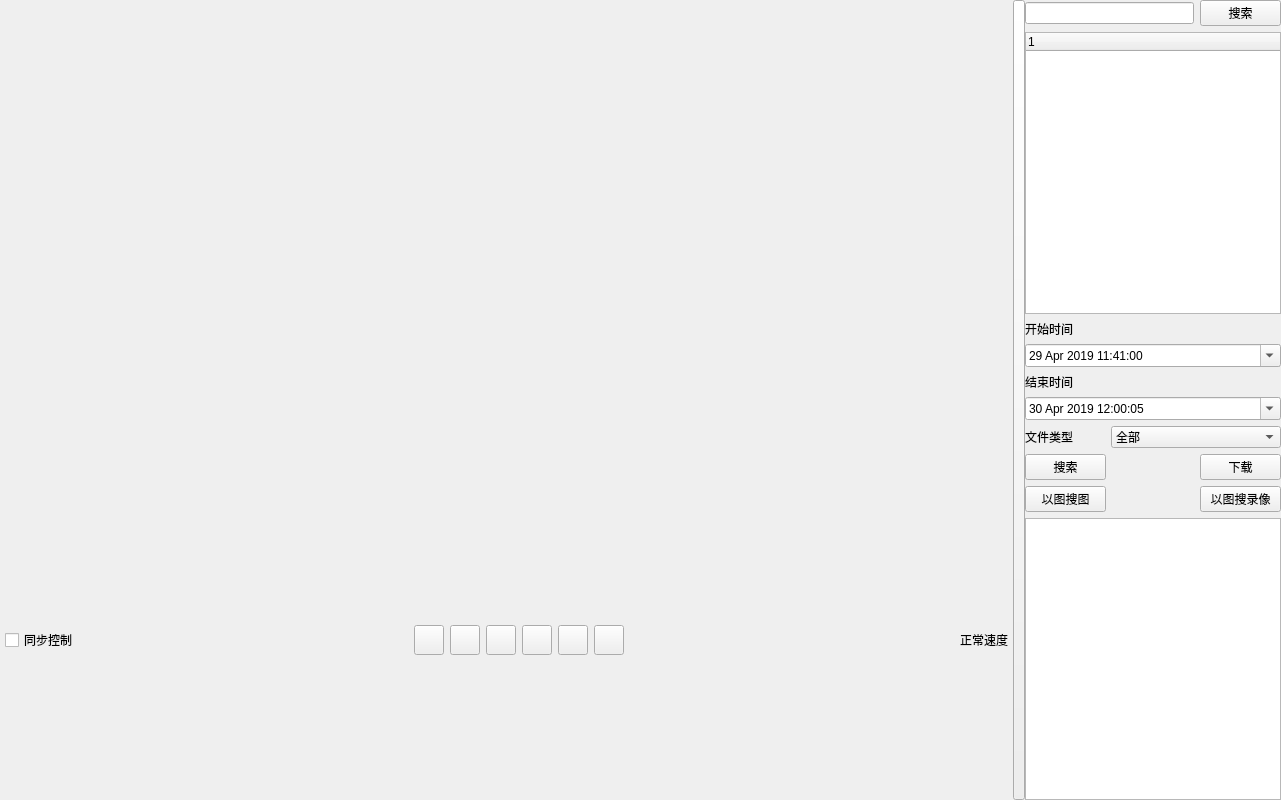
<?xml version="1.0" encoding="UTF-8"?>
<ui version="4.0">
 <class>videoPlayback</class>
 <widget class="QWidget" name="videoPlayback">
  <property name="geometry">
   <rect>
    <x>0</x>
    <y>0</y>
    <width>1281</width>
    <height>800</height>
   </rect>
  </property>
  <property name="sizePolicy">
   <sizepolicy hsizetype="Minimum" vsizetype="Minimum">
    <horstretch>0</horstretch>
    <verstretch>0</verstretch>
   </sizepolicy>
  </property>
  <property name="minimumSize">
   <size>
    <width>1281</width>
    <height>675</height>
   </size>
  </property>
  <property name="windowTitle">
   <string>videoPlayback</string>
  </property>
  <layout class="QGridLayout" name="gridLayout_2">
   <property name="leftMargin">
    <number>0</number>
   </property>
   <property name="topMargin">
    <number>0</number>
   </property>
   <property name="rightMargin">
    <number>0</number>
   </property>
   <property name="bottomMargin">
    <number>0</number>
   </property>
   <property name="spacing">
    <number>0</number>
   </property>
   <item row="0" column="2">
    <widget class="QWidget" name="widge_Main" native="true">
     <property name="sizePolicy">
      <sizepolicy hsizetype="Preferred" vsizetype="Expanding">
       <horstretch>0</horstretch>
       <verstretch>0</verstretch>
      </sizepolicy>
     </property>
     <layout class="QGridLayout" name="gridLayout_4">
      <property name="leftMargin">
       <number>0</number>
      </property>
      <property name="topMargin">
       <number>0</number>
      </property>
      <property name="rightMargin">
       <number>0</number>
      </property>
      <property name="bottomMargin">
       <number>0</number>
      </property>
      <item row="0" column="0">
       <layout class="QGridLayout" name="gridLayout_main">
        <property name="spacing">
         <number>0</number>
        </property>
       </layout>
      </item>
     </layout>
    </widget>
   </item>
   <item row="2" column="2">
    <widget class="QWidget" name="VideoTimeLineBackFrame" native="true">
     <property name="minimumSize">
      <size>
       <width>0</width>
       <height>140</height>
      </size>
     </property>
     <property name="maximumSize">
      <size>
       <width>16777215</width>
       <height>140</height>
      </size>
     </property>
     <layout class="QGridLayout" name="gridLayout_3">
      <property name="leftMargin">
       <number>0</number>
      </property>
      <property name="topMargin">
       <number>0</number>
      </property>
      <property name="rightMargin">
       <number>3</number>
      </property>
      <property name="bottomMargin">
       <number>0</number>
      </property>
      <property name="spacing">
       <number>0</number>
      </property>
      <item row="0" column="0">
       <layout class="QHBoxLayout" name="hLayout">
        <property name="spacing">
         <number>0</number>
        </property>
       </layout>
      </item>
     </layout>
    </widget>
   </item>
   <item row="1" column="2">
    <layout class="QHBoxLayout" name="horizontalLayout">
     <property name="leftMargin">
      <number>5</number>
     </property>
     <property name="topMargin">
      <number>5</number>
     </property>
     <property name="rightMargin">
      <number>5</number>
     </property>
     <property name="bottomMargin">
      <number>5</number>
     </property>
     <item>
      <widget class="QCheckBox" name="m_chkReplay">
       <property name="text">
        <string>同步控制</string>
       </property>
      </widget>
     </item>
     <item>
      <spacer name="horizontalSpacer">
       <property name="orientation">
        <enum>Qt::Horizontal</enum>
       </property>
       <property name="sizeHint" stdset="0">
        <size>
         <width>40</width>
         <height>20</height>
        </size>
       </property>
      </spacer>
     </item>
     <item>
      <widget class="QPushButton" name="btnPlay">
       <property name="minimumSize">
        <size>
         <width>30</width>
         <height>30</height>
        </size>
       </property>
       <property name="maximumSize">
        <size>
         <width>30</width>
         <height>30</height>
        </size>
       </property>
       <property name="styleSheet">
        <string notr="true"/>
       </property>
       <property name="text">
        <string/>
       </property>
       <property name="icon">
        <iconset resource="res.qrc">
         <normaloff>:/res/images/b_play.png</normaloff>:/res/images/b_play.png</iconset>
       </property>
       <property name="iconSize">
        <size>
         <width>25</width>
         <height>25</height>
        </size>
       </property>
      </widget>
     </item>
     <item>
      <widget class="QPushButton" name="btnStop">
       <property name="sizePolicy">
        <sizepolicy hsizetype="Minimum" vsizetype="Fixed">
         <horstretch>0</horstretch>
         <verstretch>0</verstretch>
        </sizepolicy>
       </property>
       <property name="minimumSize">
        <size>
         <width>30</width>
         <height>30</height>
        </size>
       </property>
       <property name="maximumSize">
        <size>
         <width>30</width>
         <height>30</height>
        </size>
       </property>
       <property name="styleSheet">
        <string notr="true"/>
       </property>
       <property name="text">
        <string/>
       </property>
       <property name="icon">
        <iconset resource="res.qrc">
         <normaloff>:/res/images/b_stop.png</normaloff>:/res/images/b_stop.png</iconset>
       </property>
       <property name="iconSize">
        <size>
         <width>25</width>
         <height>25</height>
        </size>
       </property>
      </widget>
     </item>
     <item>
      <widget class="QPushButton" name="btnPre">
       <property name="minimumSize">
        <size>
         <width>30</width>
         <height>30</height>
        </size>
       </property>
       <property name="maximumSize">
        <size>
         <width>30</width>
         <height>30</height>
        </size>
       </property>
       <property name="styleSheet">
        <string notr="true"/>
       </property>
       <property name="text">
        <string/>
       </property>
       <property name="icon">
        <iconset resource="res.qrc">
         <normaloff>:/res/images/b_pre.png</normaloff>:/res/images/b_pre.png</iconset>
       </property>
       <property name="iconSize">
        <size>
         <width>25</width>
         <height>25</height>
        </size>
       </property>
      </widget>
     </item>
     <item>
      <widget class="QPushButton" name="btnNext">
       <property name="minimumSize">
        <size>
         <width>30</width>
         <height>30</height>
        </size>
       </property>
       <property name="maximumSize">
        <size>
         <width>30</width>
         <height>30</height>
        </size>
       </property>
       <property name="styleSheet">
        <string notr="true"/>
       </property>
       <property name="text">
        <string/>
       </property>
       <property name="icon">
        <iconset resource="res.qrc">
         <normaloff>:/res/images/b_next.png</normaloff>:/res/images/b_next.png</iconset>
       </property>
       <property name="iconSize">
        <size>
         <width>25</width>
         <height>25</height>
        </size>
       </property>
      </widget>
     </item>
     <item>
      <widget class="QPushButton" name="btnShear">
       <property name="minimumSize">
        <size>
         <width>30</width>
         <height>30</height>
        </size>
       </property>
       <property name="maximumSize">
        <size>
         <width>30</width>
         <height>30</height>
        </size>
       </property>
       <property name="styleSheet">
        <string notr="true"/>
       </property>
       <property name="text">
        <string/>
       </property>
       <property name="icon">
        <iconset resource="res.qrc">
         <normaloff>:/res/images/b_cut.png</normaloff>:/res/images/b_cut.png</iconset>
       </property>
       <property name="iconSize">
        <size>
         <width>25</width>
         <height>25</height>
        </size>
       </property>
      </widget>
     </item>
     <item>
      <widget class="QPushButton" name="btnVoice">
       <property name="minimumSize">
        <size>
         <width>30</width>
         <height>30</height>
        </size>
       </property>
       <property name="maximumSize">
        <size>
         <width>30</width>
         <height>30</height>
        </size>
       </property>
       <property name="styleSheet">
        <string notr="true"/>
       </property>
       <property name="text">
        <string/>
       </property>
       <property name="icon">
        <iconset resource="res.qrc">
         <normaloff>:/res/images/voiceClose.png</normaloff>:/res/images/voiceClose.png</iconset>
       </property>
       <property name="iconSize">
        <size>
         <width>25</width>
         <height>25</height>
        </size>
       </property>
      </widget>
     </item>
     <item>
      <spacer name="horizontalSpacer_2">
       <property name="orientation">
        <enum>Qt::Horizontal</enum>
       </property>
       <property name="sizeHint" stdset="0">
        <size>
         <width>40</width>
         <height>20</height>
        </size>
       </property>
      </spacer>
     </item>
     <item>
      <widget class="QLabel" name="label_Speed">
       <property name="text">
        <string>正常速度</string>
       </property>
      </widget>
     </item>
    </layout>
   </item>
   <item row="0" column="4" rowspan="3">
    <widget class="QWidget" name="widge_Search" native="true">
     <property name="maximumSize">
      <size>
       <width>270</width>
       <height>16777215</height>
      </size>
     </property>
     <layout class="QGridLayout" name="gridLayout">
      <property name="leftMargin">
       <number>0</number>
      </property>
      <property name="topMargin">
       <number>0</number>
      </property>
      <property name="rightMargin">
       <number>0</number>
      </property>
      <property name="bottomMargin">
       <number>0</number>
      </property>
      <item row="0" column="0" colspan="2">
       <widget class="QLineEdit" name="lineEdit_Search"/>
      </item>
      <item row="0" column="2">
       <widget class="QPushButton" name="btnSearchIP">
        <property name="text">
         <string>搜索</string>
        </property>
        <property name="icon">
         <iconset resource="res.qrc">
          <normaloff>:/res/SoftIcon/search.png</normaloff>:/res/SoftIcon/search.png</iconset>
        </property>
        <property name="iconSize">
         <size>
          <width>18</width>
          <height>18</height>
         </size>
        </property>
       </widget>
      </item>
      <item row="1" column="0" colspan="3">
       <widget class="QTreeWidget" name="treeWidget">
        <property name="sizePolicy">
         <sizepolicy hsizetype="Preferred" vsizetype="Expanding">
          <horstretch>0</horstretch>
          <verstretch>0</verstretch>
         </sizepolicy>
        </property>
        <property name="columnCount">
         <number>1</number>
        </property>
        <column>
         <property name="text">
          <string notr="true">1</string>
         </property>
        </column>
       </widget>
      </item>
      <item row="2" column="0">
       <widget class="QLabel" name="label">
        <property name="maximumSize">
         <size>
          <width>16777215</width>
          <height>30</height>
         </size>
        </property>
        <property name="text">
         <string>开始时间</string>
        </property>
       </widget>
      </item>
      <item row="4" column="0">
       <widget class="QLabel" name="label_2">
        <property name="maximumSize">
         <size>
          <width>16777215</width>
          <height>30</height>
         </size>
        </property>
        <property name="text">
         <string>结束时间</string>
        </property>
       </widget>
      </item>
      <item row="7" column="0">
       <widget class="QPushButton" name="btnSearch">
        <property name="sizePolicy">
         <sizepolicy hsizetype="Preferred" vsizetype="Fixed">
          <horstretch>0</horstretch>
          <verstretch>0</verstretch>
         </sizepolicy>
        </property>
        <property name="minimumSize">
         <size>
          <width>50</width>
          <height>0</height>
         </size>
        </property>
        <property name="text">
         <string>搜索</string>
        </property>
       </widget>
      </item>
      <item row="7" column="2">
       <widget class="QPushButton" name="btnDowned">
        <property name="sizePolicy">
         <sizepolicy hsizetype="Preferred" vsizetype="Fixed">
          <horstretch>0</horstretch>
          <verstretch>0</verstretch>
         </sizepolicy>
        </property>
        <property name="minimumSize">
         <size>
          <width>50</width>
          <height>0</height>
         </size>
        </property>
        <property name="text">
         <string>下载</string>
        </property>
       </widget>
      </item>
      <item row="8" column="0">
       <widget class="QPushButton" name="btnSearchPic">
        <property name="sizePolicy">
         <sizepolicy hsizetype="Preferred" vsizetype="Fixed">
          <horstretch>0</horstretch>
          <verstretch>0</verstretch>
         </sizepolicy>
        </property>
        <property name="minimumSize">
         <size>
          <width>50</width>
          <height>0</height>
         </size>
        </property>
        <property name="text">
         <string>以图搜图</string>
        </property>
       </widget>
      </item>
      <item row="8" column="2">
       <widget class="QPushButton" name="btnSearchVideo">
        <property name="sizePolicy">
         <sizepolicy hsizetype="Preferred" vsizetype="Fixed">
          <horstretch>0</horstretch>
          <verstretch>0</verstretch>
         </sizepolicy>
        </property>
        <property name="minimumSize">
         <size>
          <width>50</width>
          <height>0</height>
         </size>
        </property>
        <property name="text">
         <string>以图搜录像</string>
        </property>
       </widget>
      </item>
      <item row="9" column="0" colspan="3">
       <widget class="QTableWidget" name="tableWidget">
        <property name="sizePolicy">
         <sizepolicy hsizetype="Preferred" vsizetype="Expanding">
          <horstretch>0</horstretch>
          <verstretch>0</verstretch>
         </sizepolicy>
        </property>
       </widget>
      </item>
      <item row="3" column="0" colspan="3">
       <widget class="QDateTimeEdit" name="dateTimeEdit">
        <property name="sizePolicy">
         <sizepolicy hsizetype="Minimum" vsizetype="Preferred">
          <horstretch>0</horstretch>
          <verstretch>0</verstretch>
         </sizepolicy>
        </property>
        <property name="readOnly">
         <bool>false</bool>
        </property>
        <property name="dateTime">
         <datetime>
          <hour>11</hour>
          <minute>41</minute>
          <second>0</second>
          <year>2019</year>
          <month>4</month>
          <day>29</day>
         </datetime>
        </property>
        <property name="currentSection">
         <enum>QDateTimeEdit::YearSection</enum>
        </property>
        <property name="calendarPopup">
         <bool>true</bool>
        </property>
       </widget>
      </item>
      <item row="5" column="0" colspan="3">
       <widget class="QDateTimeEdit" name="dateTimeEdit_2">
        <property name="readOnly">
         <bool>false</bool>
        </property>
        <property name="dateTime">
         <datetime>
          <hour>12</hour>
          <minute>0</minute>
          <second>5</second>
          <year>2019</year>
          <month>4</month>
          <day>30</day>
         </datetime>
        </property>
        <property name="calendarPopup">
         <bool>true</bool>
        </property>
       </widget>
      </item>
      <item row="6" column="0" colspan="3">
       <layout class="QHBoxLayout" name="horizontalLayout_2">
        <item>
         <widget class="QLabel" name="label_5">
          <property name="maximumSize">
           <size>
            <width>80</width>
            <height>16777215</height>
           </size>
          </property>
          <property name="text">
           <string>文件类型</string>
          </property>
         </widget>
        </item>
        <item>
         <widget class="QComboBox" name="comboBox">
          <item>
           <property name="text">
            <string>全部</string>
           </property>
          </item>
          <item>
           <property name="text">
            <string>报警录像</string>
           </property>
          </item>
          <item>
           <property name="text">
            <string>定时录像</string>
           </property>
          </item>
          <item>
           <property name="text">
            <string>移动侦测录像</string>
           </property>
          </item>
          <item>
           <property name="text">
            <string>人脸图片</string>
           </property>
          </item>
          <item>
           <property name="text">
            <string>车牌图片</string>
           </property>
          </item>
          <item>
           <property name="text">
            <string>WiFi探针信息</string>
           </property>
          </item>
         </widget>
        </item>
       </layout>
      </item>
     </layout>
    </widget>
   </item>
   <item row="0" column="3" rowspan="3">
    <widget class="QPushButton" name="btnExtend">
     <property name="sizePolicy">
      <sizepolicy hsizetype="Preferred" vsizetype="Expanding">
       <horstretch>0</horstretch>
       <verstretch>0</verstretch>
      </sizepolicy>
     </property>
     <property name="maximumSize">
      <size>
       <width>12</width>
       <height>16777215</height>
      </size>
     </property>
     <property name="text">
      <string/>
     </property>
     <property name="icon">
      <iconset resource="res.qrc">
       <normaloff>:/res/SoftIcon/you.png</normaloff>:/res/SoftIcon/you.png</iconset>
     </property>
    </widget>
   </item>
  </layout>
 </widget>
 <layoutdefault spacing="6" margin="11"/>
 <resources>
  <include location="res.qrc"/>
  <include location="D:/svnCode/tools/sVMS/sVms/sVms/res.qrc"/>
 </resources>
 <connections/>
</ui>
